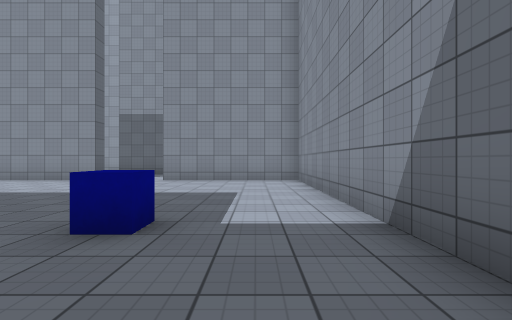
View 1 (above)

23 first-person views from a walk through a 3-D level made in the Unity game engine. The camera is 1.2 m above the floor, looks level and sees 85° across. The floor is counted in squares, 2 m on a side. Each view is taken from the middle of a square. On the plan, view 1 faces up. The plan holds only what a view shows up to about 9 squares ahead; the rest is blank. The player is left out. Surface patterns are stand-ins for the level's own textures.

View 2
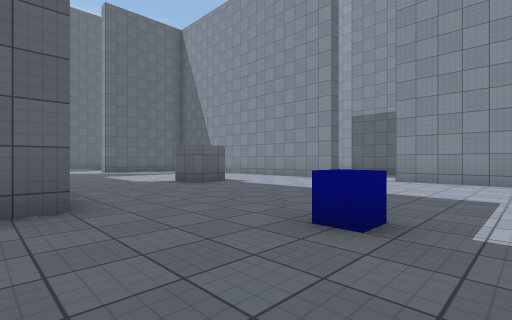

View 3
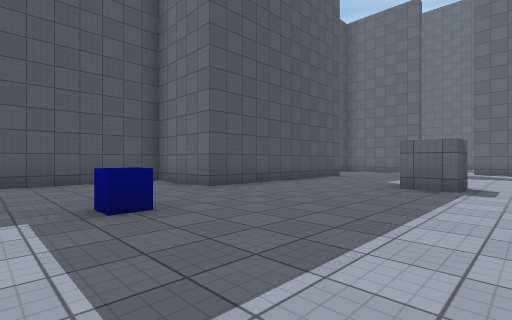

View 4
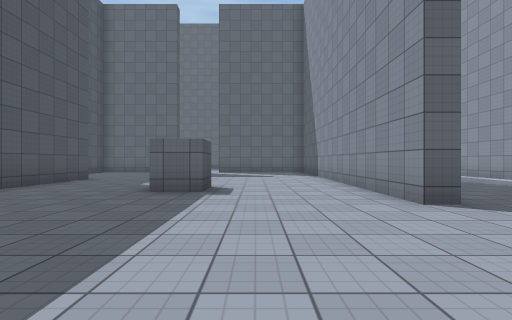

View 5
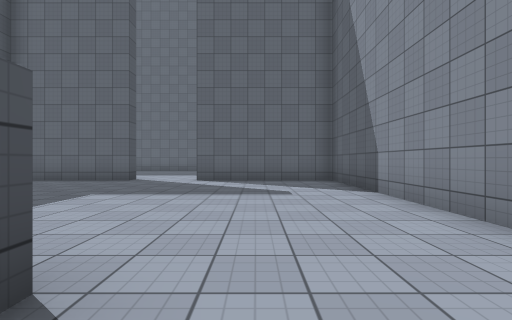

View 6
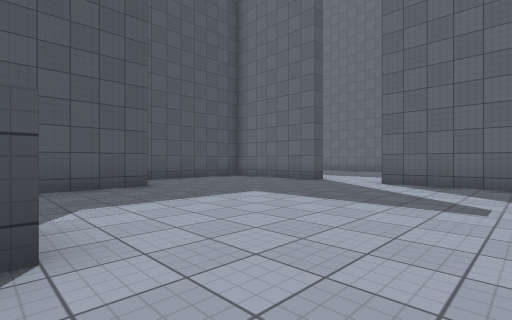

View 7
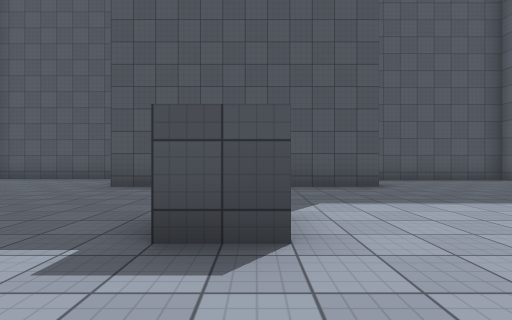

View 8
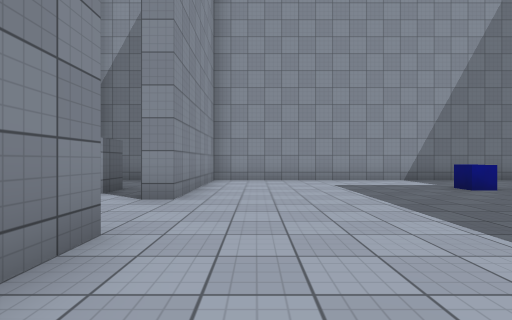

View 9
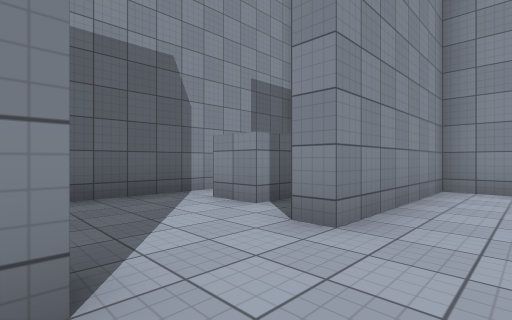

View 10
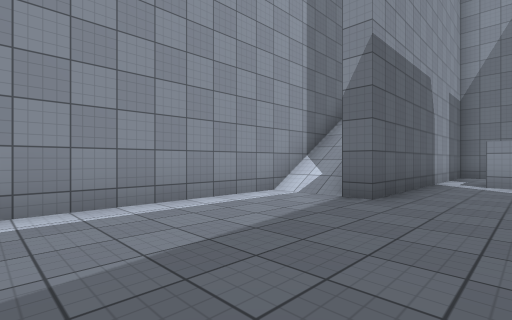

View 11
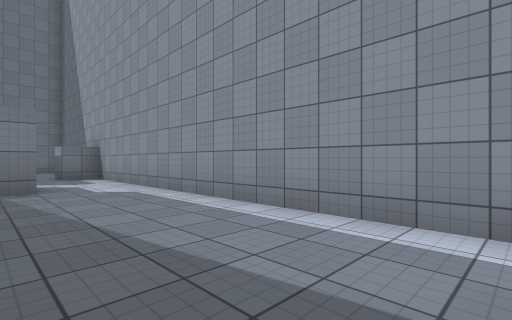

View 12
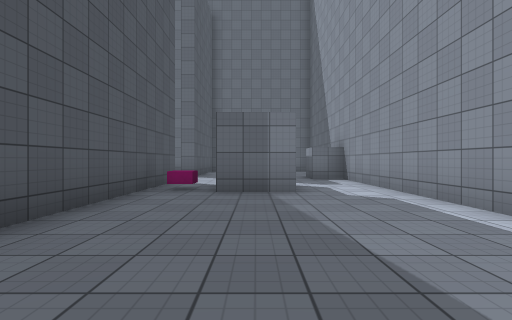

View 13
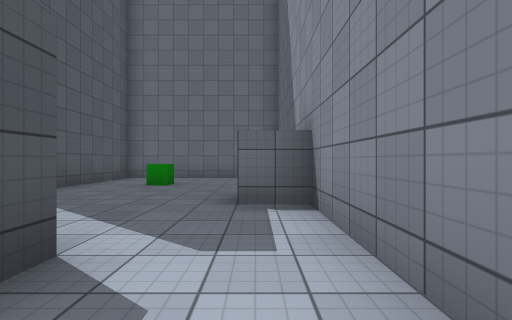

View 14
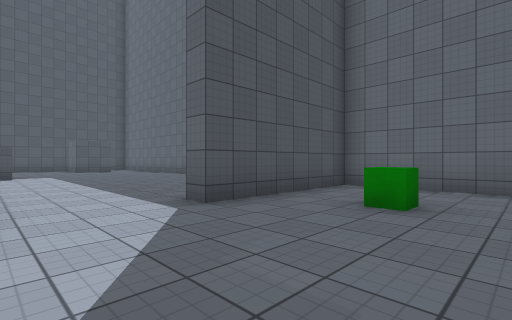

View 15
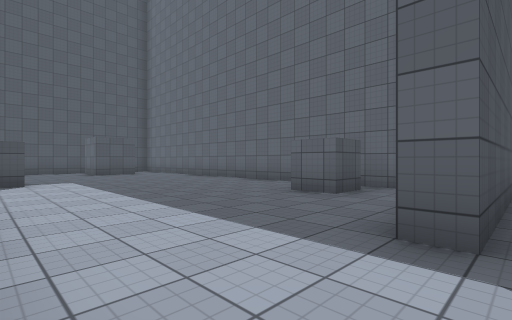

View 16
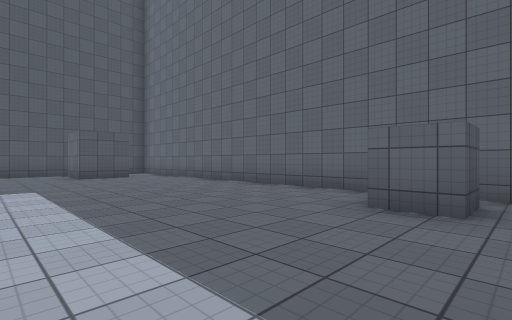

View 17
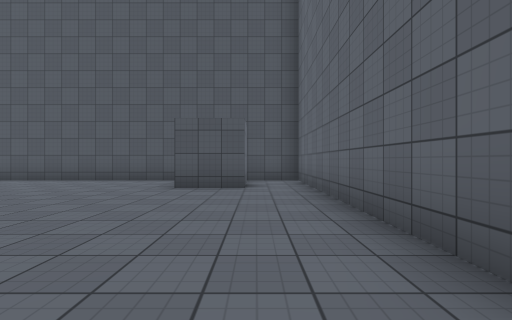

View 18
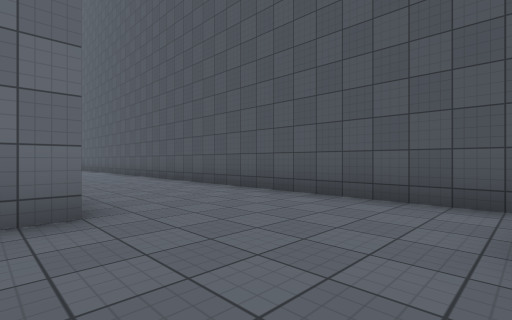

View 19
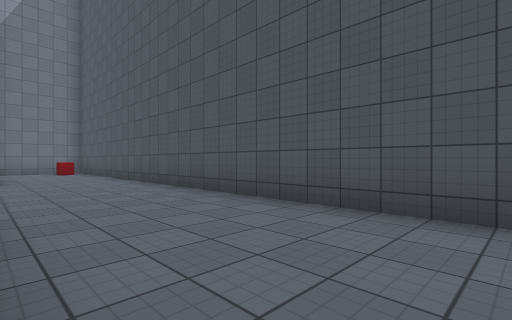

View 20
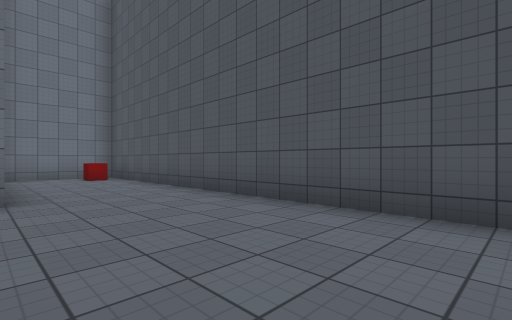

View 21
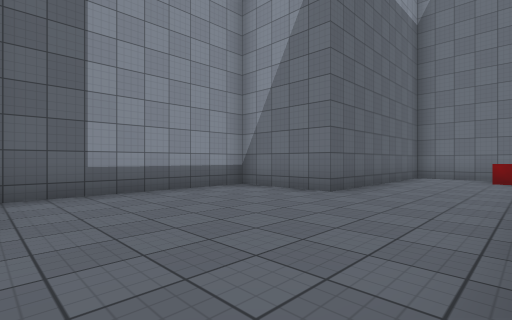

View 22
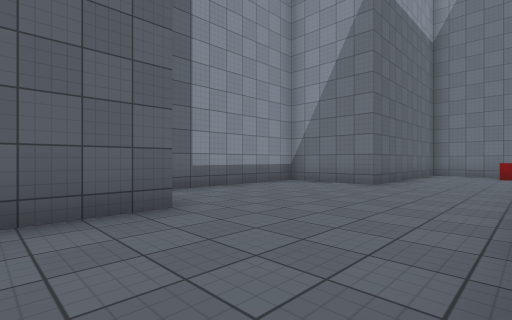

View 23
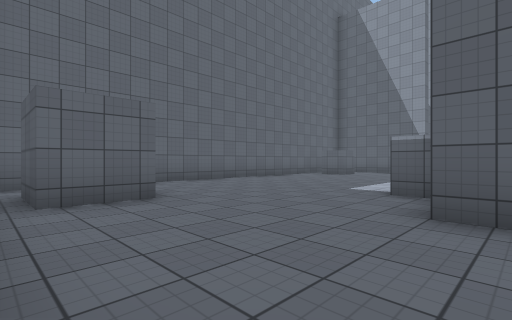

### Floor plan
Ten units are one square. View 1 is at (0, 0); x grows to the right and y downward. Boxes are objects, and circles mark ways between rooms. Rooms are numbered by the first view taken in them; rooms with no view inside come last. Other rooms are left out.
<svg viewBox="-218 -143 236 201">
<path fill="none" stroke="#000" d="M-72 -50 -63 -50 -63 -40 -72 -40M-47 -88 -47 -83 -143 -83 -143 -42M-99 -8 -37 -8 -37 17 11 17M-12 -97 -22 -97M13 6 13 -83 -27 -83 -27 -88M-148 -23 -143 -23 -143 12 -106 12M-159 -10 -152 -10M-151 0 -158 0M-141 18 -148 18 -148 11M-148 -88 -94 -88M-205 -65 -195 -65 -195 -55M-213 -70 -213 53M-91 18 -109 18M-199 30 -182 30 -182 45 -198 45M-198 41 -198 34M-179 53 5 53M-138 -118 -132 -118M-122 -118 -122 -102M-213 -118 -213 -88 -173 -88 -173 -82M-57 -117 -57 -122M-29 -138 -157 -138 -157 -128 -168 -128M10 23 -42 23 -42 -2 -89 -2M13 46 13 25M10 -117 -25 -117M13 -104 13 -115M-25 -117 -57 -117M-22 -97 -22 -108"/>
<rect x="-15" y="-35" width="10" height="10" fill="#bbb"><title>blue cube</title></rect>
<rect x="-195" y="-115" width="10" height="10" fill="#bbb"><title>green cube</title></rect>
<rect x="-135" y="-105" width="10" height="10" fill="#bbb"><title>pink block</title></rect>
<rect x="-5" y="35" width="10" height="10" fill="#bbb"><title>red cube</title></rect>
<circle cx="-140" cy="-35" r="3" fill="#2a7"/>
<circle cx="-35" cy="-90" r="3" fill="#2a7"/>
<circle cx="-50" cy="-105" r="3" fill="#2a7"/>
<circle cx="-20" cy="-110" r="3" fill="#2a7"/>
<text x="-60" y="-40">1</text>
<text x="-150" y="-30">2</text>
<text x="0" y="-110">3</text>
<text x="-40" y="-110">4</text>
</svg>
Room 1 opens to room 2. Room 1 opens to room 4. Room 2 opens to room 4. Room 3 opens to room 4.

Where each view was taken, in squares from view 1:
view 1: 0 up, 0 right, facing up
view 2: 0 up, 0 right, facing up-left
view 3: 6 up, 0 right, facing down-left
view 4: 6 up, 1 left, facing left
view 5: 6 up, 6 left, facing left
view 6: 7 up, 7 left, facing down-left
view 7: 7 up, 7 left, facing down
view 8: 7 up, 7 left, facing right
view 9: 7 up, 5 left, facing up-right
view 10: 10 up, 10 left, facing up-right
view 11: 11 up, 6 left, facing up-left
view 12: 11 up, 7 left, facing left
view 13: 13 up, 12 left, facing left
view 14: 12 up, 15 left, facing down-left
view 15: 9 up, 15 left, facing down-left
view 16: 7 up, 16 left, facing down-left
view 17: 3 up, 20 left, facing down
view 18: 1 down, 18 left, facing down-right
view 19: 2 down, 13 left, facing down-right
view 20: 2 down, 9 left, facing down-right
view 21: 5 down, 9 left, facing up-right
view 22: 5 down, 11 left, facing up-right
view 23: 5 down, 14 left, facing up-left
